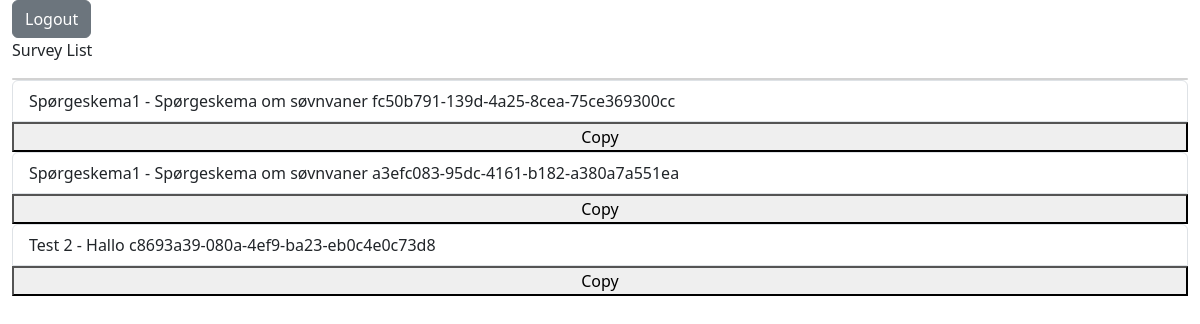
Screenshot of /surveylist (signed in) with the database file from the repository.
### app.py (models this page shows)
class Survey(db.Model):
    id = db.Column(db.Integer, primary_key=True)
    uuid = db.Column(db.String(36), nullable=False)
    title = db.Column(db.String(250), nullable=False)
    desc = db.Column(db.Text)
    questions = db.relationship('Question', backref='survey', cascade="all, delete-orphan")
    responses = db.relationship('Response', backref='survey', cascade="all, delete-orphan")

### app.py (the view)
@app.route("/surveylist")
@login_required
def surveylist():
    surveys = Survey.query.all()
    return render_template('surveylist.html', surveys=surveys)

### app.py (called while the page is built)
@login_manager.user_loader
def load_user(user_id):
    return Users.query.get(int(user_id))

### templates/surveylist.html (shortened to what this page needs)
{% extends "layout.html" %}
{% block content %}
<a class="btn btn-secondary" href="/logout" role="button">Logout</a> <br>
<p> Survey List </p>
<div class="card"></div>
    <div class="card-body">
        {% for survey in surveys %}
            <ul class="list-group">
                <li class="list-group-item"> {{survey.title}} - {{survey.desc}} {{survey.uuid}} </li>
                <button onclick="copyToClipboard('{{ survey.uuid }}')">Copy</button>
            </ul>
        {% endfor %}
    </div>
</div>
{% endblock %}

### templates/layout.html (shortened to what this page needs)
<!DOCTYPE html>
<html>
<head>
    <link href="https://cdn.jsdelivr.net/npm/bootstrap@5.3.3/dist/css/bootstrap.min.css" rel="stylesheet"
>
</head>
<body>
    <div class="container-fluid">
        {% block content %}
        {% endblock %}
</body>
</html>

### rows the page displays
Survey: title "Spørgeskema1", desc "Spørgeskema om søvnvaner", uuid "fc50b791-139d-4a25-8cea-75ce369300cc"
Survey: title "Spørgeskema1", desc "Spørgeskema om søvnvaner", uuid "a3efc083-95dc-4161-b182-a380a7a551ea"
Survey: title "Test 2", desc "Hallo", uuid "c8693a39-080a-4ef9-ba23-eb0c4e0c73d8"
